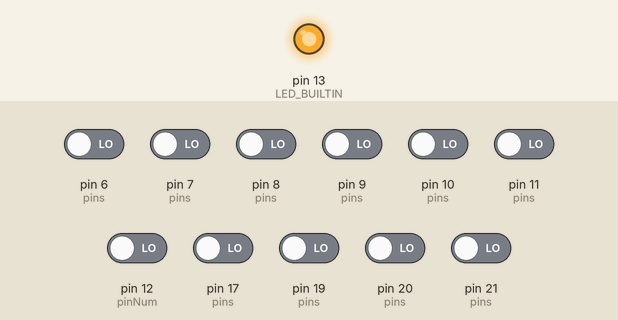
Recording of a sketch running on a simulated Arduino Uno, built for the host (arithmetic inside an expression is 32-bit, double 64-bit). Parts: output pins drawn as LEDs (lit = HIGH). The inputs (shaded band) are chosen by the test bench; at power-on: pin 6 (pins), pin 7 (pins), pin 8 (pins), pin 9 (pins), pin 10 (pins), pin 11 (pins), pin 12 (pinNum), pin 17 (pins), pin 19 (pins), pin 20 (pins), pin 21 (pins) LOW. What the sketch prints to the serial monitor is not drawn.

Above: at 0.1 s.
At 2.2 s:
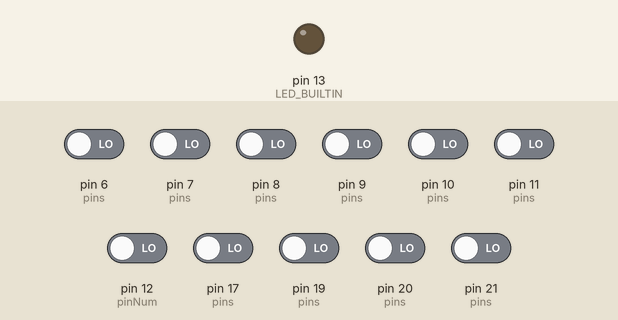
2.3 s: pin 6 (pins) driven HIGH
4.2 s: pin 7 (pins) driven HIGH
5.8 s: pin 8 (pins) driven HIGH
7.4 s: pin 9 (pins) driven HIGH
9.1 s: pin 10 (pins) driven HIGH
10.9 s: pin 11 (pins) driven HIGH
Timing chart, 0 to 13.6 s (numbered marks = the images above; inputs shaded):
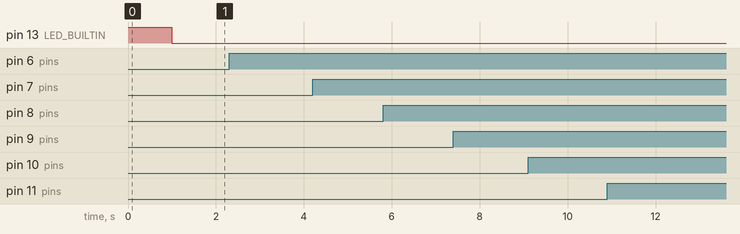

The sketch:

testament.ino
```cpp
int checkButton(int,String,int&);
enum State {
  NUL,
  PREV,
};

/*
Enrico Addy - Testament.ino

This program maps the arcade buttons on the control panel of the arcade shell to
the Raspberry Pi Pico so that button presses are communicated to the arcade computer

Buttons 1-6 are all of the general purpose buttons of the terminal

Ip button and Join button are for joining a game

The Joystick directions are for mapping joystick inputs to the arcade computer


*/


#define pinNum 12

#define button1 10
#define button2 11
#define button3 12
#define button4 13

#define button5 6
#define button6 7
#define ipbutton 8
#define joinbutton 9

#define joystickLeft 17
#define joystickUp 19
#define joystickRight 20
#define joystickDown 21

// Amount of debounce before a button press is detected
#define buttonDebounce 30

// Sanitization arrays for recording button inputs
int values[pinNum] = {0,0,0,0,0,0,0,0,0,0,0,0};
int old_values[pinNum] = {0,0,0,0,0,0,0,0,0,0,0,0};

// Array of pins for each arcade input
int pins[pinNum] = {
  button1,button2,button3,button4,
  button5, button6,ipbutton, joinbutton,
  joystickLeft, joystickUp, joystickRight, joystickDown};


void setup() {
  // Begin serial with a baud rate of 9600
  Serial.begin(9600);

  // Assign all pins as input with pulldown resisors
  //
  // This will make the default values of each pin 0, so that
  // noise does not cause a random button press
  for (int i = 0; i < pinNum; i++){
    pinMode(pins[i],INPUT_PULLDOWN);
  }

  // Flash the onboard LED to signify start of the script
  pinMode(LED_BUILTIN,OUTPUT);
  digitalWrite(LED_BUILTIN,HIGH);
  delay(1000);
  digitalWrite(LED_BUILTIN,LOW);
}

void loop() {

  // Check whether any button or joystick is pressed
  values[0] = checkButton(button1,"a");
  values[1] = checkButton(button2,"b");
  values[2] = checkButton(button3,"c");
  values[3] = checkButton(button4,"d");
  values[4] = checkButton(button5,"g");
  values[5] = checkButton(button6,"h");
  values[6] = checkButton(ipbutton,"j");
  values[7] = checkButton(joinbutton,"k");
  values[8] = checkButton(joystickLeft,"L");
  values[9] = checkButton(joystickUp,"U");
  values[10] = checkButton(joystickRight,"R");
  values[11] = checkButton(joystickDown,"D");

  // Delay to prevent serial buffer from overflow
  delay(20);
  // Check whether a button is in a valid state
  sanityButton(values,old_values);
  // Copy the first sanitization array into the old one
  copyA(values,old_values,12);

}

// Copy the contents of an array into another array
void copyA(int* src, int* dst, int len) {
    memcpy(dst, src, sizeof(src[0])*len);
}

// Check whether a button or joystick input has been pressed
int checkButton(int pin, String str){
  // Read the button's pin
  int x = digitalRead(pin);
  // If an input is detected
  if (x == 1){
    // wait the debounce period to reduce the chance that noise
    // affects the button input
    delay(buttonDebounce);

    // if an input is still detected
    x = digitalRead(pin);
    if (x == 1){
      // start holding this button
      Serial.print("hld ");
      Serial.println(str);
      return 1;
    }
  }
  // otherwise do not start holding button
  return 0;

}

// Debug function, prints the contents of an array vals
void printarr(int vals[pinNum]){
  for (int i = 0; i < pinNum; i++){
    Serial.print(vals[i]);
    Serial.print(" ");
  }
  Serial.println("");
}

//  Devbug function, reads sanitization array and button input,
//  compares to check whether array is valid
void printButton(int vals[pinNum],int offset, int pin){
  int k = digitalRead(pin);
  Serial.print("B read: ");
  Serial.print(k);
  Serial.print(" Array value: ");
  Serial.println(vals[offset]);
}

// Checks whether a button output is in a valid state
// Reset if in an invalid state
//
// An invalid function retains a 1 in the values array, causing an infinite button input
// or does not update when the input changes to zero
void sanityButton(int vals[pinNum], int old[pinNum]){
  int j;
  // String of outputs corresponding to each button
  String letters[pinNum] = {"a", "b", "c", "d","g","h","j","k","L", "U", "R", "D"};

  // loop checks the status of a button and sanitization arrays
  for (int i = 0; i < pinNum; i++){
    j = digitalRead(pins[i]);

   // if the button is not pressed, but the sanitization array is pressed
    if (j != 1 && vals[i] == 1){
      // release the button and update the sanitization array
      Serial.print("rel ");
      Serial.println(letters[i]);
      vals[i] = j;

    }
    // if the button is not pressed, and the old sanitization array is pressed
    else if  (j != 1 && old[i] == 1) {
      // release the button
      Serial.print("rel ");
      Serial.println(letters[i]);
      // set both sanitization arrays to the button's current value
      vals[i] = j;
      old[i] = j;
    }
  }

}
```

Measured:
- after the input at 2.3 s, every drawn part: stays the same
- after the input at 4.2 s, every drawn part: stays the same
- after the input at 5.8 s, every drawn part: stays the same
- after the input at 7.4 s, every drawn part: stays the same
- after the input at 9.1 s, every drawn part: stays the same
- after the input at 10.9 s, every drawn part: stays the same
